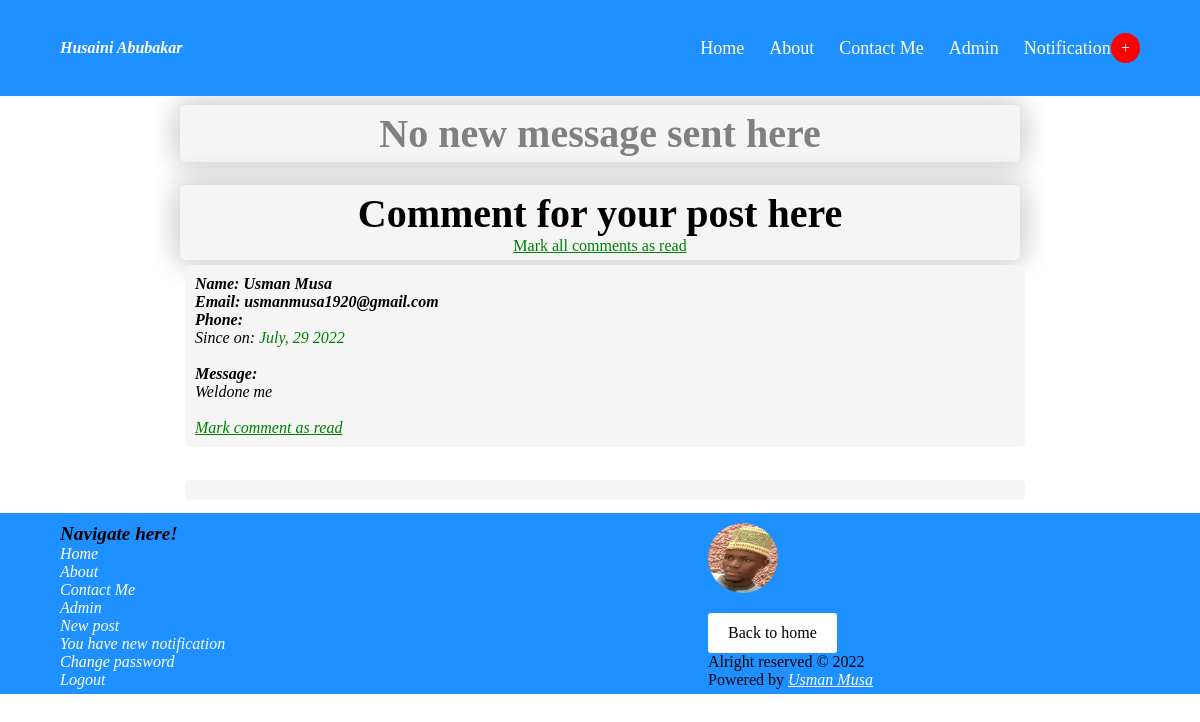
The page /notification/ (signed in) on the database its author committed.
### blog/models.py (models this page shows, shortened)
class Comment(models.Model):
  post = models.ForeignKey(Post, on_delete=models.CASCADE)
  full_name = models.CharField(max_length=255, blank=False, null=False)
  email = models.CharField(max_length=255, blank=False, null=False)
  text_body = models.TextField(blank=False, null=False)
  timestamp = models.DateTimeField(default=timezone.now)
  is_read = models.BooleanField(default=False)

### account/views.py (the view)
# urls.py: path('notification/', a_views.notification, name='notification'),
def notification(request):
  if request.user.is_authenticated:
    messages_all = Message.objects.filter(is_read=False).order_by('-timestamp')
    comments_all = Comment.objects.filter(is_read=False).order_by('-timestamp')
    the_year = datetime.utcnow().year
    count_1 = Message.objects.filter(is_read=False).order_by('-timestamp')
    count_2 = Comment.objects.filter(is_read=False).order_by('-timestamp')
    paginator_message = Paginator(messages_all, 5)
    page = request.GET.get('page')
    messages = paginator_message.get_page(page)
    paginator_comment = Paginator(comments_all, 5)
    page = request.GET.get('page')
    comments = paginator_comment.get_page(page)
    context = {
      'count_1': count_1,
      'count_2': count_2,
      'the_year':the_year,
      'messages': messages,
      'comments': comments
    }
    return render(request, 'notification.html', context)
  else:
    return False

### templates/notification.html (shortened to what this page needs)
{% extends 'base.html' %}
{% load static %}
{% block main %}
  {% if messages %}
    <div class="highlight">
      <div class="menu_div" id="menu_div">
        <a href="{% url 'home' %}">Home</a>
        <a href="{% url 'about' %}">About</a>
        <a href="{% url 'contact_me' %}">Contact Me</a>
      </div>
      <div class="highlight_inn">
        <h1>Messages sent to you here</h1>
        <a href="{% url 'mark_messages' %}" class="update">Mark all messages as read</a>
      </div>
    </div>
    {% for message in messages %}
      <div class="highlight">
        <div class="detail">
          <h2>Name: {{message.full_name}}</h2>
          {% if message.email == None %}
            <h3>Email: -----</h3>
          {% else %}
            <h3>Email: {{message.email}}</h3>
          {% endif %}
          <h3>Phone: {{message.phone}}</h3>
          <small>Since on: <span>{{message.timestamp|date:'F, j Y'}}</span></small>
          <br>
          <h2>Message:</h2>
          <p>{{message.text_body}}</p>
          <br>
          <a href="{% url 'mark_message' message.id %}" class="update">Mark message as read</a>
          <br>
          <a href="{% url 'delete_message' message.id %}" class="delete">Delete message</a>
        </div>
      </div>
      <br>
    {% endfor %}
    <div class="highlight">
      <div class="detail">
        {% if messages.paginator.count > 5 %}
          <div class="paginator">
            {% if messages.has_previous %}
              <a href="?page={{messages.previous_page_number}}" class="page_surf"><h3>Previous</h3></a>
              <a>...</a>
            {% endif %}
            {% for num in messages.paginator.page_range %}
              {% if messages.number == num %}
                <a href="?page={{num}}" class="page_current"><h3>{{num}}</h3></a>
              {% elif num > messages.number|add:'-4' and num < messages.number|add:'4' %}
                <a href="?page={{num}}" class="page_number"><h3>{{num}}</h3></a>
              {% endif %}
            {% endfor %}
            {% if messages.has_next %}
              <a>...</a>
              <a href="?page={{messages.next_page_number}}" class="page_surf"><h3>Next</h3></a>
            {% endif %}
          </div>
        {% endif %}
      </div>
    </div>
  {% else %}
    <div class="highlight">
      <div class="no_notify">
        <h4>No new message sent here</h4>
      </div>
    </div>
    <br>
  {% endif %}
  {% if comments %}
    <div class="highlight">
      <div class="highlight_inn">
        <h1>Comment for your post here</h1>
        <a href="% url 'mark_comments' %}" class="update">Mark all comments as read</a>
      </div>
    </div>
    {% for comment in comments %}
      <div class="highlight">
        <div class="detail">
          <h2>Name: {{comment.full_name}}</h2>
          <h3>Email: {{comment.email}}</h3>
          <h3>Phone: {{comment.phone}}</h3>
          <small>Since on: <span>{{comment.timestamp|date:'F, j Y'}}</span></small>
          <br>
          <h2>Message:</h2>
          <p>{{comment.text_body}}</p>
          <br>
          <a href="{% url 'mark_comment' comment.id %}" class="update">Mark comment as read</a>
        </div>
      </div>
      <br>
    {% endfor %}
    <div class="highlight">
      <div class="detail">
      </div>
    </div>
  {% endif %}
{% endblock main %}

### static/home.css (style rules this page uses)
* { margin: 0; padding: 0; box-sizing: border-box; }
html, body, div, span, object, iframe, h1, h2, h3, h4, h5, h6, p, blockquote, pre, abbr, address, cite, code, del, dfn, em, img, ins, kbd, q, samp, small, strong, sub, sup, var, b, i, dl, dt, dd, ol, ul, li, fieldset, form, label, legend, table, caption, tbody, tfoot, thead, tr, th, td, article, aside, canvas, details, figcaption, figure, footer, header, hgroup, menu, nav, section, summary, time, mark, audio, video { outline:0; font-size:100%; vertical-align:baseline; background:transparent; }
a { text-decoration: none; }
body { width: 100%; background-color: white; font-family: "Roboto","Lucida Grande","DejaVu Sans","Bitstream Vera Sans", Times 'Segoe UI', Tahoma, Verdana, sans-serif, serif,Verdana,Arial,sans-serif; }
.highlight { width: 100%; margin-top: 5px; display: flex; flex-direction: column; align-items: center; justify-content: center; }
.highlight_inn { width: 70%; padding: 5px; border-radius: 5px; display: flex; flex-direction: column; align-items: center; background-color: whitesmoke; box-shadow: 0 0 30px lightgrey, 0 0 30px lightgrey; }
.highlight_inn h1 { text-align: center; font-size: 2.5rem; }
.detail { width: 70%; padding: 10px; font-style: italic; margin-left: 10px; margin-bottom: 10px; border-radius: 5px; display: flex; flex-direction: column; background-color: whitesmoke; }
.detail small span { color: green; }
.update { color: green; text-decoration: underline; }
.no_notify { width: 70%; padding: 5px; border-radius: 5px; display: flex; flex-direction: column; align-items: center; background-color: whitesmoke; box-shadow: 0 0 30px lightgrey, 0 0 30px lightgrey; }
.no_notify h4 { text-align: center; font-size: 2.5rem; color: grey; }

### rows shown on the page
Comment: full_name "Usman Musa", email "usmanmusa1920@gmail.com", timestamp "July, 29 2022", text_body "Weldone me"
